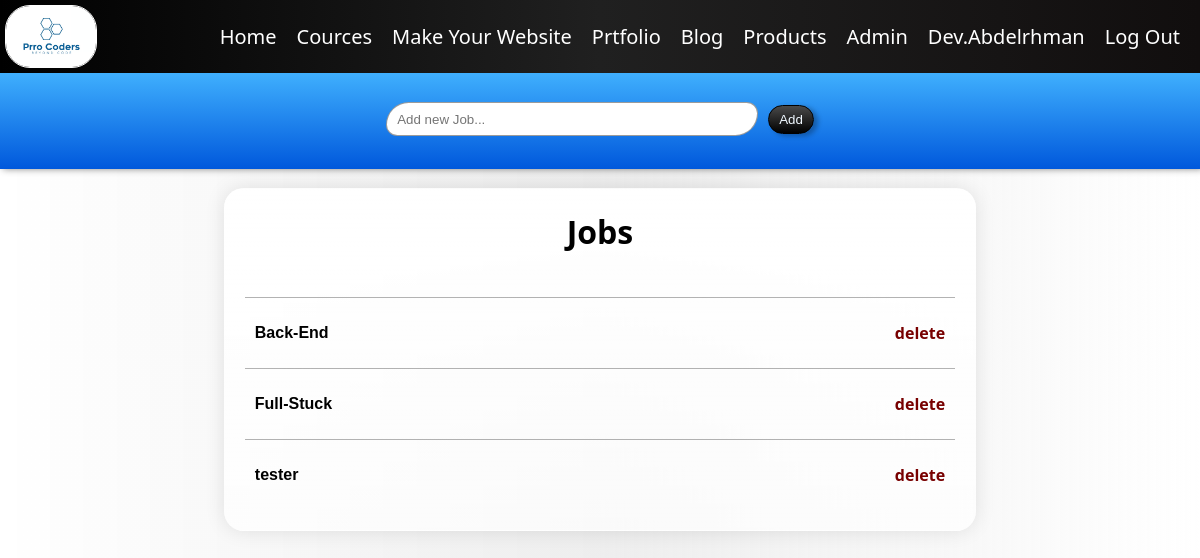
Before: /adminPanal/addJob/ (signed in) with the older database file.
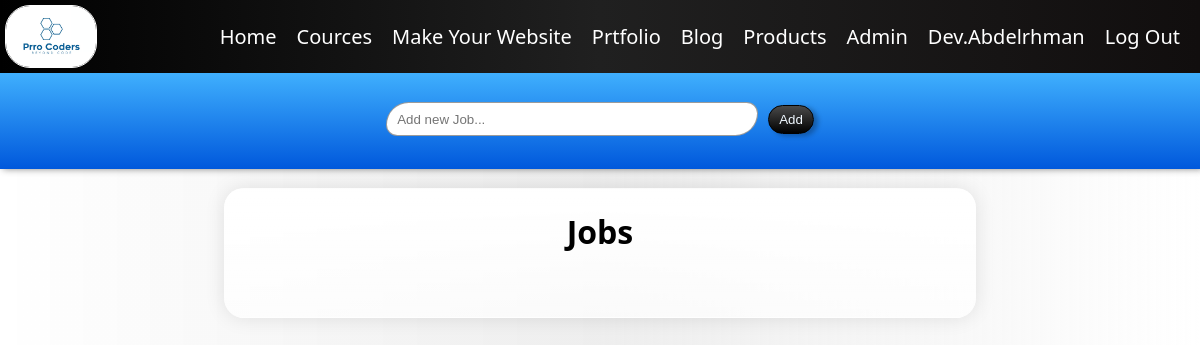
After: the same page with the newer database file.
### adminPanal/models.py (models this page shows)
class Jobs(models.Model):
    name = models.CharField(max_length=255)

### adminPanal/views.py (the view)
# urls.py: path('addJob/', views.addJob, name='addJob'),
def addJob(request):
    if request.method == "POST":
        job_name = request.POST.get('job_name')
        if job_name:
            Jobs.objects.create(name=job_name)
            messages.success(request, f"Job '{job_name}' added successfully!")
        return redirect('addJob')
    jobs = Jobs.objects.all()
    return render(request, 'adminPanal/add_job.html', {'jobs': jobs})

### templates/adminPanal/add_job.html (shortened to what this page needs)
{% extends 'layout.html' %}
{% block body %}
{% load static %}
{% if user.is_superuser %}
<div class="all1">
    <div class="add">
        <form class="form" method="post" action="{% url 'addJob' %}">
            <input type="text" name="job_name" class="job" placeholder="Add new Job...">
            <input type="submit" value="Add" class="btn">
        </form>
    </div>
</div>
<div class="a">
    <div class="content">
        <h1 class="title">Jobs</h1>
        <br>
        <div class="jobs">
            {% for job in jobs %}
                <div class="job-d">
                    <p class="job_name">{{job.name}}</p>
                    <a href="{% url 'del_jobs' job.id %}" class="del">delete</a>
                </div>
            {% endfor %}
        </div>
    </div>
</div>
{% else %}
    <h1 style="color: rgb(137, 11, 11);">Error 404</h1>
    <p style="color: rgb(130, 0, 0);">You Can't Enter This Page,
        This Page only for admins.
    </p>
    <p><strong style="color: rgb(113, 4, 4); font-size: 20px; font-weight: 800;">{{request.user.username}}</strong> not Admin</p>
{% endif %}
{% endblock %}

Changed rows visible on the page:
removed Jobs: name "Back-End"
removed Jobs: name "Full-Stuck"
removed Jobs: name "tester"
